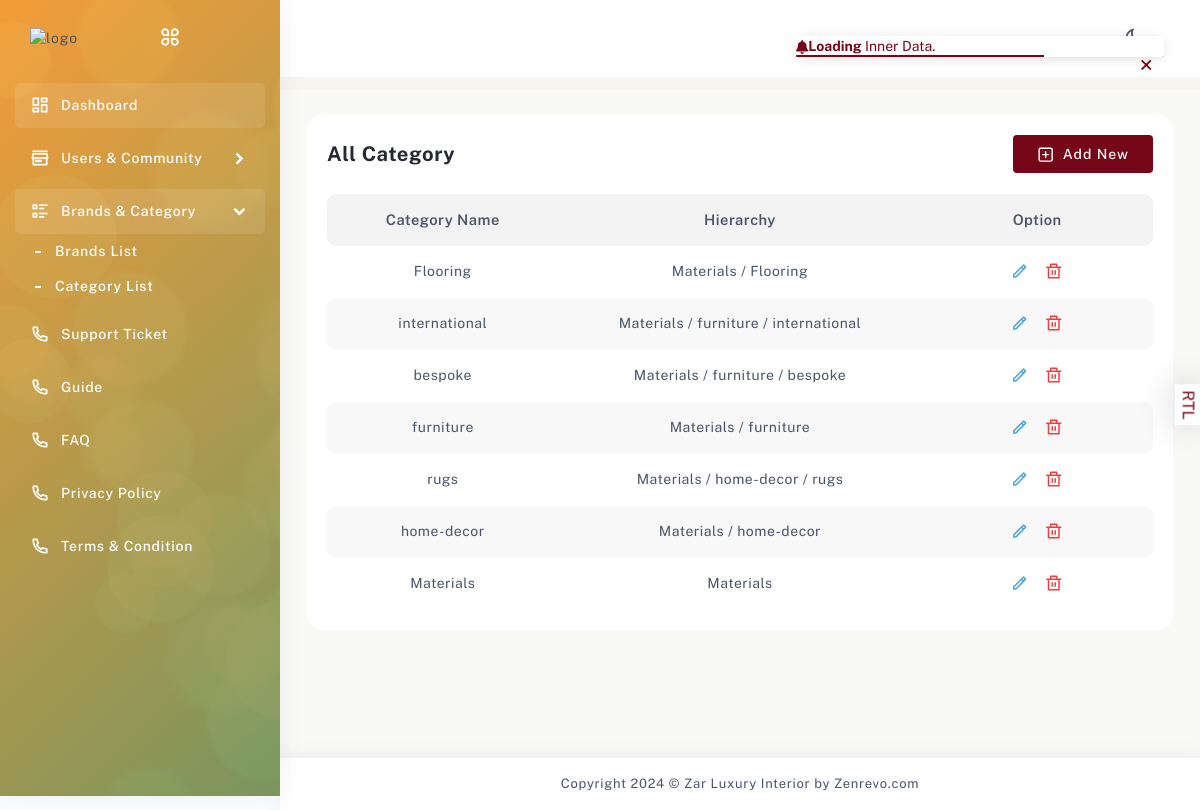
The page /dashboard/category on the database as committed earlier.
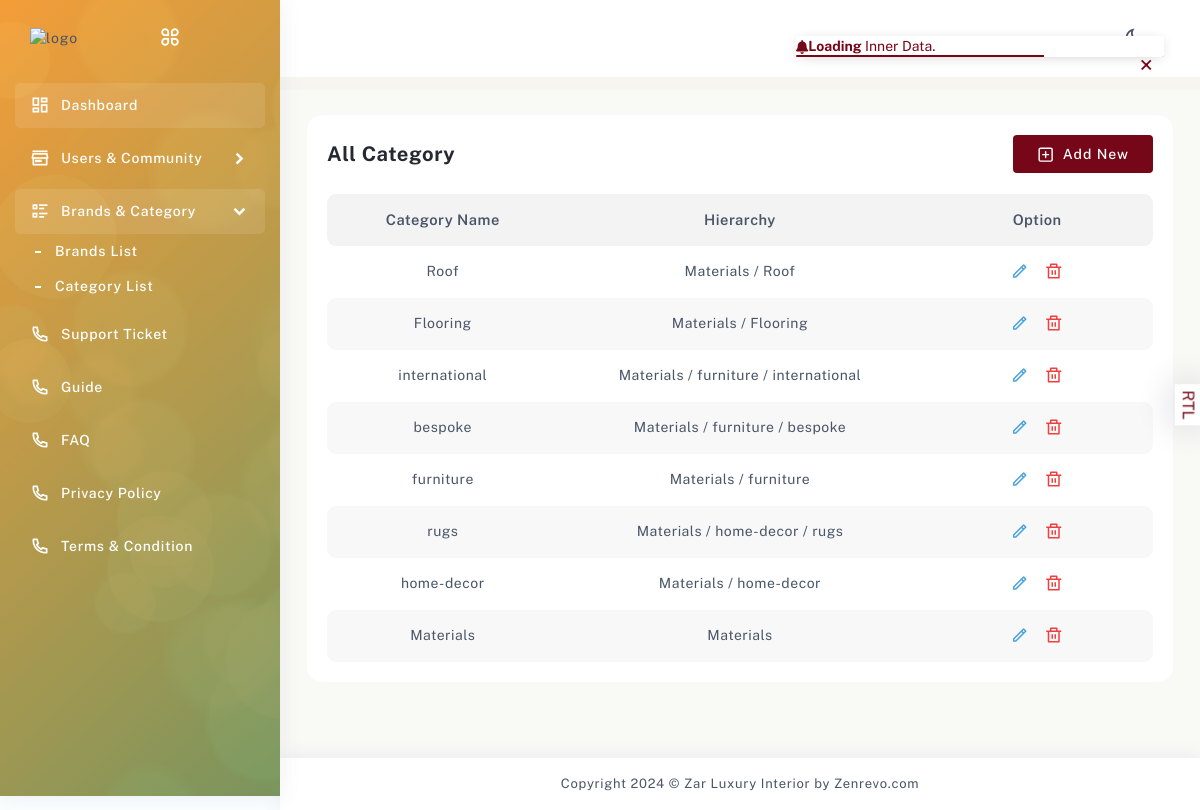
The same page on the database as committed later.
### home/models.py (models this page shows, shortened)
class Category(models.Model):
    name = models.CharField(max_length=100)
    image = models.ImageField(upload_to='category_images', blank=True, null=True)
    parent = models.ForeignKey('self', on_delete=models.CASCADE, related_name='children', blank=True, null=True)
    description = models.TextField(blank=True, null=True)
    class Meta:
        verbose_name_plural = "Categories"
    def get_category_hierarchy(self):
        category_hierarchy = []
        category = self
        while category:
            category_hierarchy.append(category.name)
            category = category.parent
        return " / ".join(category_hierarchy[::-1])

### home/views.py (the view, shortened to what this page needs)
# urls.py: path('category',views.all_category,name='category_list'),
def all_category(request):
    categories = Category.objects.order_by('-id').all()
    if request.GET.get('type') == 'delete':
        id = request.GET.get('id')
        category = Category.objects.get(id=id)
        category.delete()
        messages.success(request, 'Category deleted successfully.')
        return redirect('category_list')
    return render(request,'dashboard/category.html',{'title':'Category','categories':categories})

### templates/dashboard/category.html (shortened to what this page needs)
{% extends 'dashboard/template.html' %}
{% block content %}
            <div class="page-body">
                <div class="container-fluid">
                    <div class="row">
                        <div class="col-sm-12">
                            <div class="card card-table">
                                <div class="card-body">
                                    <div class="title-header option-title">
                                        <h5>All Category</h5>
                                        <a href="#" class="align-items-center btn btn-theme d-flex" data-bs-toggle="modal" data-bs-target="#addCategoryModal">
                                            <i data-feather="plus-square"></i>Add New
                                        </a>
                                    </div>
                                    <div class="table-responsive category-table">
                                        <div>
                                            <table class="table all-package theme-table" id="table_id">
                                                <thead>
                                                    <tr>
                                                        <th>Category Name</th>
                                                        <th>Hierarchy</th>
                                                        <th>Option</th>
                                                    </tr>
                                                </thead>
                                                <tbody>
                                                    {% for cat in categories %}
                                                    <tr>
                                                        <td>{{cat.name}}</td>
                                                        <td>{{cat.get_category_hierarchy}}</td>
                                                        <td>
                                                            <ul>
                                                                <li>
                                                                    <a href="#" class="align-items-center d-flex" data-bs-toggle="modal"
                                                                    data-id="{{ cat.id }}"
                                                                    data-name="{{ cat.name }}"
                                                                    data-image="{{ cat.image }}"
                                                                    data-parent="{% if cat.parent %}{{ cat.parent.id }}{% endif %}"
                                                                    data-bs-target="#editCategoryModal">
                                                                     <i class="ri-pencil-line"></i>
                                                                 </a>
                                                                </li>
                                                                <li>
                                                                    <a href="{% url 'category_list' %}?type=delete&id={{cat.id}}" >
                                                                        <i class="ri-delete-bin-line"></i>
                                                                    </a>
                                                                </li>
                                                            </ul>
                                                        </td>
                                                    </tr>
                                                    {% endfor %}
                                                </tbody>
                                            </table>
                                        </div>
                                    </div>
                                </div>
                            </div>
                        </div>
                    </div>
                </div>
            </div>
        {% endblock content %}

Rows that differ between the two databases and show on the page:
added Category: name "Roof", get_category_hierarchy "Materials / Roof"
